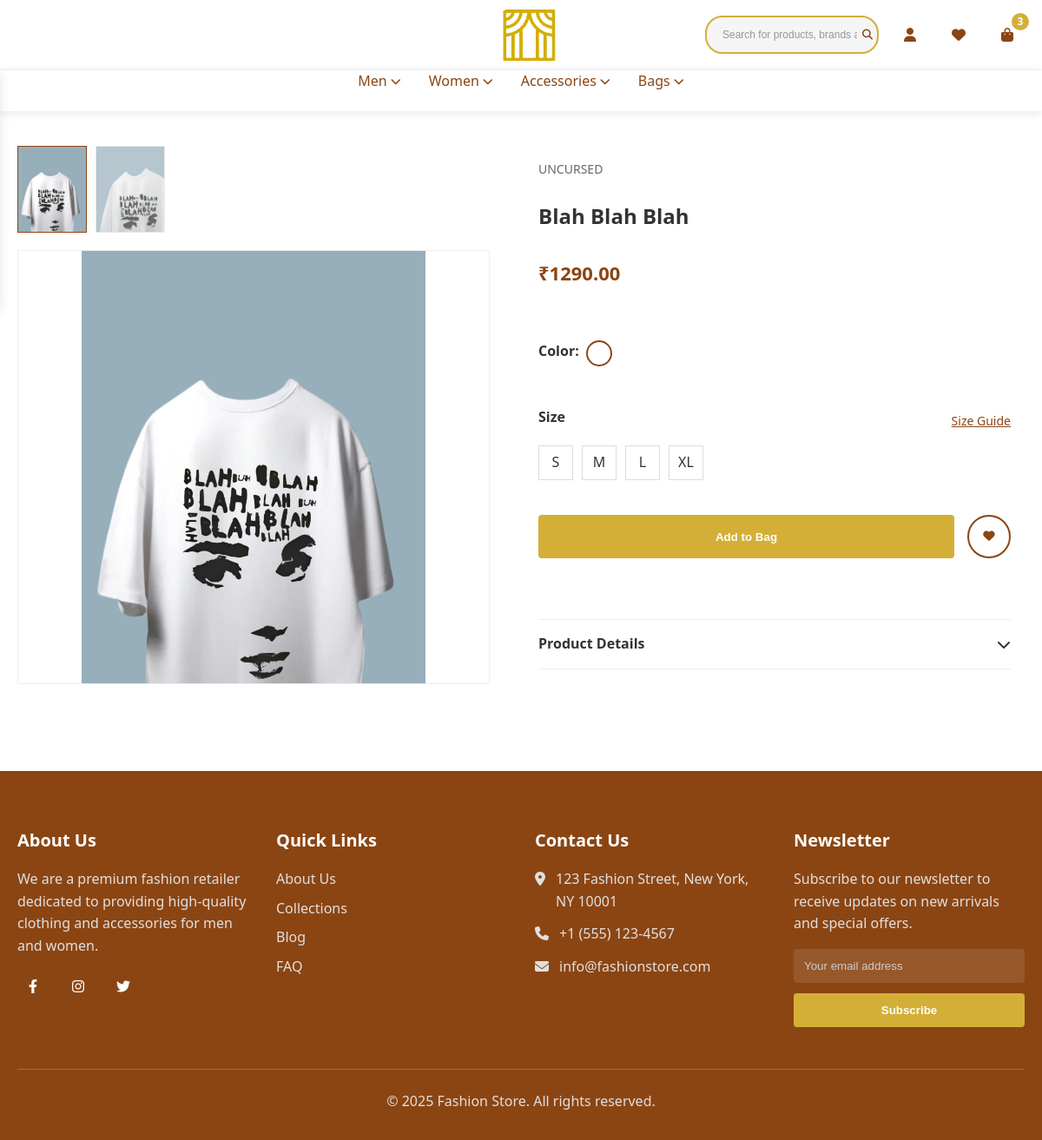
/male/tshirt/blah-blah-blah/, run on the app's committed database.
### home/models.py (models this page shows, shortened)
class Image(models.Model):
    listing = models.ForeignKey(Listing, on_delete=models.CASCADE, related_name="images")
    image = models.ImageField(upload_to="images/")

class Listing(models.Model):
    name = models.CharField(max_length=255)
    brand = models.ForeignKey(Brand, on_delete=models.CASCADE)
    category = models.ForeignKey(Category, on_delete=models.CASCADE)
    productType = models.ForeignKey(ProductType, on_delete=models.CASCADE, blank=True, null=True)
    uniqueLabel = models.PositiveIntegerField(blank=True, null=True)
    colors = models.ManyToManyField(Color)
    sizes = models.ManyToManyField(Size)
    price = models.DecimalField(max_digits=10, decimal_places=2)
    discountedPrice = models.DecimalField(max_digits=10, decimal_places=2, blank=True, null=True)
    description = models.TextField(blank=True, null=True)
    productDetails = models.TextField(blank=True, null=True)
    deliveryTime = models.CharField(max_length=255, default="5-7 days")
    stockQuantity = models.PositiveIntegerField(default=0)
    createdAt = models.DateTimeField(auto_now_add=True)
    slug = models.SlugField(unique=True, blank=True, null=True)
    returnEligible = models.BooleanField(default=False)
    exchangeEligible = models.BooleanField(default=False)
    bestSelling = models.BooleanField(default=False)
    newArrival = models.BooleanField(default=False)
    specialOffer = models.BooleanField(default=False)
    class Meta:
        constraints = [
            UniqueConstraint(fields=['productType', 'uniqueLabel'], name='unique_product_label')
        ]

class Brand(models.Model):
    name = models.CharField(max_length=100, unique=True)
    def __str__(self):
        return self.name

class Color(models.Model):
    name = models.CharField(max_length=50, unique=True)
    hexCode = models.CharField(max_length=7, help_text="Hex code for color")

class Size(models.Model):
    size_label = models.CharField(max_length=10, unique=True)  # e.g., S, M, L, XL
    def __str__(self):
        return self.size_label

### home/views.py (the view)
# urls.py: path('<slug:category_slug>/<slug:productType_slug>/<slug:listing_slug>/', views.item, name='item'),
def item(request, category_slug, productType_slug, listing_slug):
    category = get_object_or_404(Category, slug=category_slug)
    productType = get_object_or_404(ProductType, slug=productType_slug)
    listing = get_object_or_404(Listing, category=category, productType=productType, slug=listing_slug)
    return render(request, "item.html", {
        "listing": listing
    })

### home/templates/item.html (shortened to what this page needs)
{% extends "layout.html" %}
{% load static %}
{% block body %}
<main>
    <section class="product-detail">
    <div class="container">
        <div class="product-container">
        <div class="product-images">
            <div class="product-thumbnails">
                {% for image in listing.images.all %}
                    <div class="thumbnail" data-image="{{ image.image.url }}">
                        <img src="{{ image.image.url }}" alt="Product Thumbnail {{ image.id }}">
                    </div>
                {% endfor %}
            </div>
            <div class="product-main-image">
                <img src="{{ listing.images.first.image.url }}" alt="Product Main Image" id="mainImage">
            </div>
        </div>
        <div class="product-info">
            <div class="product-brand">{{ listing.brand }}</div>
            <h1 class="product-name">{{ listing.name }}</h1>
            <div class="product-price">₹{{ listing.price }}</div>
            <div class="color-options">
                <h3>Color:</h3>
                <div class="color-list">
                    {% for colors in listing.colors.all %}
                        <div class="color-option active" style="background-color: #{{ colors.hexCode }};" data-color="{{ colors.name }}"></div>
                    {% endfor %}
                </div>
            </div>
            <div class="size-options">
                <div class="size-header">
                    <h3>Size</h3>
                    <span class="size-guide-link" id="sizeGuideLink">Size Guide</span>
                </div>
                <div class="size-list">
                    {% for size in listing.sizes.all %}
                        <div class="size-option" data-size="{{ size }}">{{ size }}</div>
                    {% endfor %}
                </div>
            </div>
            <div class="product-actions">
            <button class="btn primary-btn add-to-cart-btn">Add to Bag</button>
            <button class="wishlist-action-btn" aria-label="Add to Wishlist">
                <i class="fas fa-heart"></i>
            </button>
            </div>
            {% if listing.productDetails %}
            <div class="product-accordion">
            <div class="accordion-item">
                <div class="accordion-header">
                <span class="accordion-title">Product Details</span>
                <i class="fas fa-chevron-down accordion-icon"></i>
                </div>
            </div>
            {% endif %}
            </div>
        </div>
        </div>
    </div>
    </section>
</main>
{% endblock %}
{% block script %}
    {% load static %}
{% endblock %}

### home/static/styles.css (style rules this page uses)
* { margin: 0; padding: 0; box-sizing: border-box; }
body { font-family: "Segoe UI", Tahoma, Geneva, Verdana, sans-serif; line-height: 1.6; color: #333; background-color: #fff; }
img { max-width: 100%; height: auto; display: block; }
.container { width: 100%; max-width: 1200px; margin: 0 auto; padding: 0 20px; }
.btn { display: inline-block; padding: 12px 24px; border-radius: 4px; font-weight: 600; text-align: center; cursor: pointer; transition: all 0.3s ease; }
.primary-btn { background-color: #d4af37; color: white; border: none; }
main { padding-top: 128px; }
.product-info { padding: 16px; }
.product-name { font-size: 18px; font-weight: 600; margin-bottom: 8px; }
.product-price { font-size: 15px; font-weight: 700; color: #8b4513; }
body { font-family: 'Segoe UI', Tahoma, Geneva, Verdana, sans-serif; line-height: 1.6; color: #333; background-color: #fff; }
.primary-btn { background-color: #D4AF37; color: white; border: none; }
.color-options { display: flex; flex-wrap: wrap; gap: 8px; }
.color-option { width: 24px; height: 24px; border-radius: 50%; cursor: pointer; border: 2px solid black; transition: border-color 0.3s ease; }
.product-brand { font-size: 12px; color: #666; text-transform: uppercase; margin-bottom: 4px; }
.product-name { font-size: 16px; font-weight: 600; margin-bottom: 8px; color: #333; }
.product-price { font-size: 16px; font-weight: 700; color: #8B4513; }
.product-detail { padding: 40px 0; }
.product-container { display: flex; flex-direction: column; gap: 40px; }
.product-images { display: flex; flex-direction: column; gap: 20px; }
.product-thumbnails { display: flex; gap: 10px; overflow-x: auto; }
.thumbnail { width: 80px; height: 100px; border: 1px solid #ddd; cursor: pointer; opacity: 0.7; transition: opacity 0.3s ease, border-color 0.3s ease; }
.thumbnail:hover, .thumbnail.active { opacity: 1; border-color: #8B4513; }
.thumbnail img { width: 100%; height: 100%; object-fit: cover; }
.product-main-image { width: 100%; height: 500px; border: 1px solid #eee; }
.product-main-image img { width: 100%; height: 100%; object-fit: contain; }
.product-info { display: flex; flex-direction: column; gap: 20px; }
.product-brand { font-size: 14px; color: #666; text-transform: uppercase; }
.product-name { font-size: 24px; font-weight: 600; color: #333; }
.product-price { font-size: 22px; font-weight: 700; color: #8B4513; }
.color-options { margin-bottom: 20px; }
.color-options h3 { font-size: 16px; margin-bottom: 10px; }
.color-list { display: flex; gap: 10px; }
.color-option { width: 30px; height: 30px; border-radius: 50%; cursor: pointer; border: 2px solid transparent; transition: border-color 0.3s ease; }
.color-option:hover, .color-option.active { border-color: #8B4513; }
.size-options { margin-bottom: 20px; }
.size-options h3 { font-size: 16px; margin-bottom: 10px; }
.size-header { display: flex; justify-content: space-between; align-items: center; margin-bottom: 10px; }
.size-guide-link { font-size: 14px; color: #8B4513; text-decoration: underline; cursor: pointer; }
.size-list { display: flex; gap: 10px; }
.size-option { width: 40px; height: 40px; display: flex; justify-content: center; align-items: center; border: 1px solid #ddd; cursor: pointer; transition: all 0.3s ease; }
.product-actions { display: flex; gap: 15px; margin-bottom: 30px; }
.add-to-cart-btn { flex: 1; }
.wishlist-action-btn { width: 50px; height: 50px; border-radius: 50%; background-color: white; border: 2px solid #8B4513; color: #8B4513; display: flex; justify-content: center; align-items: center; cursor: pointer; transition: all 0.3s ease; }
.product-accordion { border-top: 1px solid #eee; margin-top: 20px; }
.accordion-item { border-bottom: 1px solid #eee; }
.accordion-header { padding: 15px 0; display: flex; justify-content: space-between; align-items: center; cursor: pointer; transition: color 0.3s ease; }
.accordion-title { font-weight: 600; }
.accordion-icon { transition: transform 0.3s ease; }
@media (min-width: 768px) { .product-container { flex-direction: row; } }
@media (min-width: 768px) { .product-images { flex: 1; } }
@media (min-width: 768px) { .product-info { flex: 1; } }

### data on the page
Image: image (picture)
Image: image (picture)
Listing: images.first.image (picture), brand "UNCURSED", name "Blah Blah Blah", price "1290.00"
Size: size_label "S"
Size: size_label "M"
Size: size_label "L"
Size: size_label "XL"
